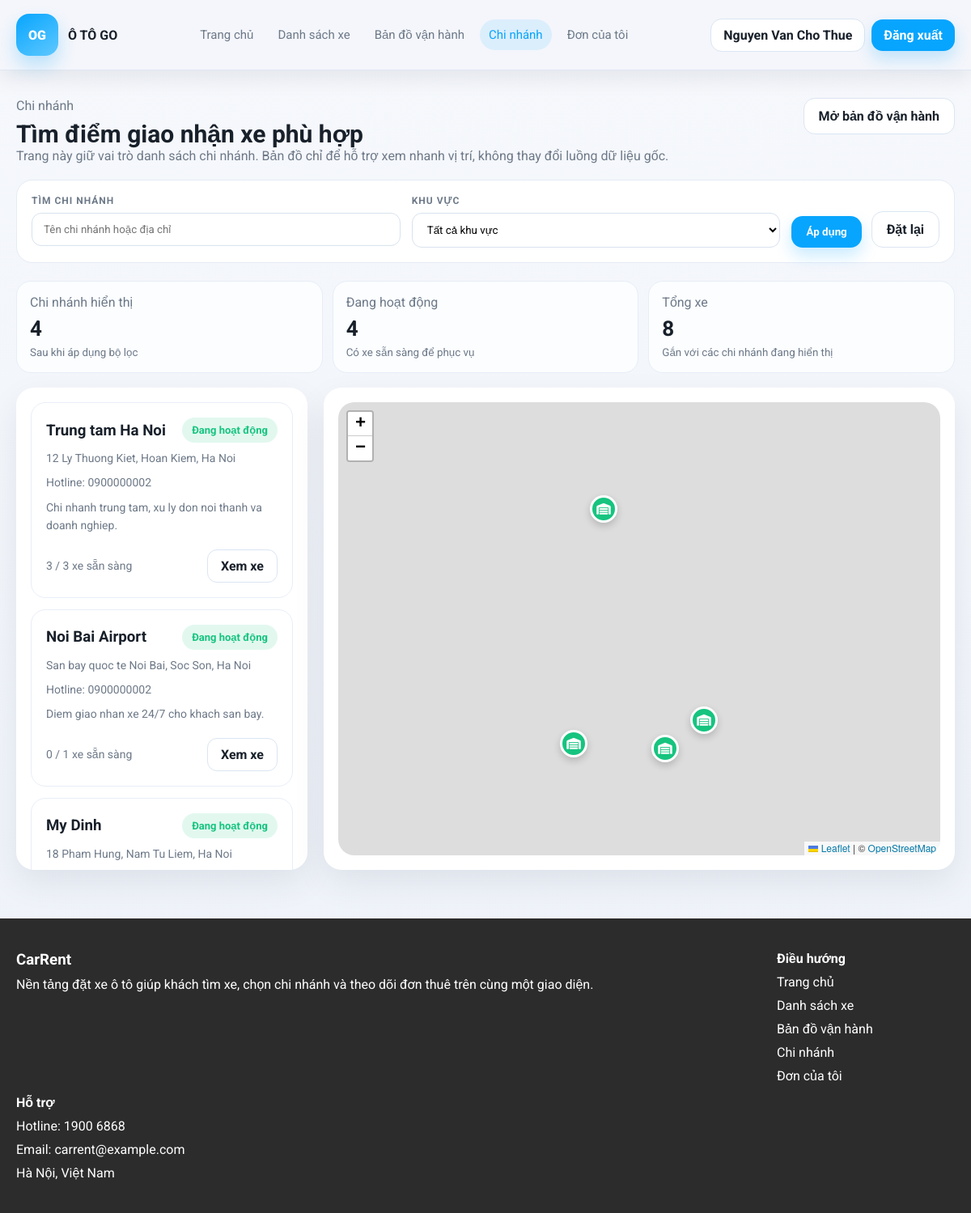
Page /index.php?chuyen_trang=chiNhanh (signed in) on the committed database.
### tables this page shows
CREATE TABLE nguoi_dung (
    id INT AUTO_INCREMENT PRIMARY KEY,
    ho_ten VARCHAR(150) NOT NULL,
    email VARCHAR(150) NOT NULL UNIQUE,
    mat_khau VARCHAR(255) NOT NULL,
    so_dien_thoai VARCHAR(20) DEFAULT NULL,
    dia_chi VARCHAR(255) DEFAULT NULL,
    cccd VARCHAR(20) DEFAULT NULL,
    vai_tro ENUM('admin', 'nguoi_cho_thue', 'khach_hang') NOT NULL DEFAULT 'khach_hang',
    created_at DATETIME DEFAULT CURRENT_TIMESTAMP
);

CREATE TABLE chi_nhanh (
    id INT AUTO_INCREMENT PRIMARY KEY,
    nguoi_cho_thue_id INT NOT NULL,
    ten_chi_nhanh VARCHAR(150) NOT NULL,
    dia_chi VARCHAR(255) NOT NULL,
    vi_do DECIMAL(10,7) NOT NULL,
    kinh_do DECIMAL(10,7) NOT NULL,
    mo_ta TEXT,
    created_at DATETIME DEFAULT CURRENT_TIMESTAMP,
    CONSTRAINT fk_chi_nhanh_nguoi_cho_thue FOREIGN KEY (nguoi_cho_thue_id) REFERENCES nguoi_dung(id) ON DELETE CASCADE
);

### includes/bootstrap.php (called while the page is built, shortened)
<?php
function esc($value)
{
    return htmlspecialchars((string) $value, ENT_QUOTES, "UTF-8");
}
?>

### branches/chiNhanh.php (the view, shortened to what this page needs)
<?php
$tuKhoaChiNhanh = trim($_GET["q"] ?? "");
$sqlChiNhanh = "SELECT
        c.*,
        n.so_dien_thoai,
        COUNT(x.id) AS tong_xe,
        SUM(CASE WHEN x.trang_thai = 'san_sang' THEN 1 ELSE 0 END) AS xe_san_sang
    FROM chi_nhanh c
    LEFT JOIN nguoi_dung n ON c.nguoi_cho_thue_id = n.id
    LEFT JOIN xe x ON x.chi_nhanh_id = c.id
    GROUP BY c.id
    ORDER BY c.id ASC";
$ketQuaChiNhanh = mysqli_query($conn, $sqlChiNhanh);
$danhSachChiNhanh = [];
$soChiNhanhHoatDong = 0;
$tongXeTheoLoc = 0;
while ($dongChiNhanh = mysqli_fetch_assoc($ketQuaChiNhanh)) {
    $tachDiaChi = array_values(array_filter(array_map("trim", explode(",", (string) $dongChiNhanh["dia_chi"]))));
    $khuVuc = $tachDiaChi ? $tachDiaChi[count($tachDiaChi) - 1] : "";
    $trangThai = (int) $dongChiNhanh["tong_xe"] > 0 ? "dang_hoat_dong" : "tam_ngung";
    $tenTrangThai = $trangThai;
    $mauTrangThai = "mau-xanh";
    if ($trangThai === "dang_hoat_dong") {
        $tenTrangThai = "Đang hoạt động";
        $mauTrangThai = "mau-xanh";
    } elseif ($trangThai === "tam_ngung") {
        $tenTrangThai = "Tạm ngưng";
        $mauTrangThai = "mau-xam";
    }
    if ($trangThai === "dang_hoat_dong") {
        $soChiNhanhHoatDong++;
    }
    $tongXeTheoLoc += (int) $dongChiNhanh["tong_xe"];
    $danhSachChiNhanh[] = [
        "id" => (int) $dongChiNhanh["id"],
        "ten" => $dongChiNhanh["ten_chi_nhanh"],
        "dia_chi" => $dongChiNhanh["dia_chi"],
        "mo_ta" => $dongChiNhanh["mo_ta"] ?? "",
        "so_dien_thoai" => $dongChiNhanh["so_dien_thoai"] ?? "",
        "vi_do" => $dongChiNhanh["vi_do"],
        "kinh_do" => $dongChiNhanh["kinh_do"],
        "khu_vuc" => $khuVuc,
        "trang_thai" => $trangThai,
        "nhan_trang_thai" => $tenTrangThai,
        "mau_trang_thai" => $mauTrangThai,
        "tong_xe" => (int) $dongChiNhanh["tong_xe"],
        "xe_san_sang" => (int) $dongChiNhanh["xe_san_sang"],
    ];
}
?>
<section class="khung-trang-chi-nhanh">
    <div class="main__content">
        <div class="dau-muc-chi-nhanh">
            <div>
                <p>Chi nhánh</p>
                <h2>Tìm điểm giao nhận xe phù hợp</h2>
                <p>Trang này giữ vai trò danh sách chi nhánh. Bản đồ chỉ để hỗ trợ xem nhanh vị trí, không thay đổi luồng dữ liệu gốc.</p>
            </div>
            <a class="nut-ban-do-chi-nhanh" href="./index.php?chuyen_trang=banDoVanHanh">Mở bản đồ vận hành</a>
        </div>
        <form class="hop-loc-chi-nhanh" method="get">
            <div class="o-loc-chi-nhanh">
                <label>Tìm chi nhánh</label>
                <input type="text" name="q" value="<?php echo esc($tuKhoaChiNhanh); ?>" placeholder="Tên chi nhánh hoặc địa chỉ">
            </div>
            <div class="o-loc-chi-nhanh">
                <label>Khu vực</label>
                <select name="khu_vuc">
                    <option value="">Tất cả khu vực</option>
                </select>
            </div>
            <div class="cum-nut-loc-chi-nhanh">
                <button class="nut-ap-dung-chi-nhanh" type="submit">Áp dụng</button>
                <a class="nut-dat-lai-chi-nhanh" href="./index.php?chuyen_trang=chiNhanh">Đặt lại</a>
            </div>
        </form>
        <div class="cum-thong-ke-chi-nhanh">
            <article class="o-thong-ke-chi-nhanh">
                <span>Chi nhánh hiển thị</span>
                <strong><?php echo esc(count($danhSachChiNhanh)); ?></strong>
                <small style="color: var(--muted-color);">Sau khi áp dụng bộ lọc</small>
            </article>
            <article class="o-thong-ke-chi-nhanh">
                <span>Đang hoạt động</span>
                <strong><?php echo esc($soChiNhanhHoatDong); ?></strong>
                <small style="color: var(--muted-color);">Có xe sẵn sàng để phục vụ</small>
            </article>
            <article class="o-thong-ke-chi-nhanh">
                <span>Tổng xe</span>
                <strong><?php echo esc($tongXeTheoLoc); ?></strong>
                <small style="color: var(--muted-color);">Gắn với các chi nhánh đang hiển thị</small>
            </article>
        </div>
        <div class="khung-noi-dung-chi-nhanh">
            <div class="cot-danh-sach-chi-nhanh">
                <?php if (!$danhSachChiNhanh): ?>
                    <div class="ghi-chu-trong">Không tìm thấy chi nhánh phù hợp.</div>
                <?php else: ?>
                    <?php foreach ($danhSachChiNhanh as $dongChiNhanh): ?>
                        <article
                            class="the-chi-nhanh"
                            data-chi-nhanh-map="1"
                            <?php if ($dongChiNhanh["vi_do"] !== null && $dongChiNhanh["kinh_do"] !== null): ?>
                                data-lat="<?php echo esc($dongChiNhanh["vi_do"]); ?>"
                                data-lng="<?php echo esc($dongChiNhanh["kinh_do"]); ?>"
                                data-title="<?php echo esc($dongChiNhanh["ten"]); ?>"
                                data-address="<?php echo esc($dongChiNhanh["dia_chi"]); ?>"
                            <?php endif; ?>
                        >
                            <div class="dong-ten-chi-nhanh">
                                <h3><?php echo esc($dongChiNhanh["ten"]); ?></h3>
                                <span class="nhan-trang-thai-chi-nhanh <?php echo esc($dongChiNhanh["mau_trang_thai"]); ?>"><?php echo esc($dongChiNhanh["nhan_trang_thai"]); ?></span>
                            </div>
                            <div class="dong-phu-chi-nhanh"><?php echo esc($dongChiNhanh["dia_chi"]); ?></div>
                            <?php if ($dongChiNhanh["so_dien_thoai"] !== ""): ?>
                                <div class="dong-phu-chi-nhanh">Hotline: <?php echo esc($dongChiNhanh["so_dien_thoai"]); ?></div>
                            <?php endif; ?>
                            <div class="dong-phu-chi-nhanh"><?php echo esc($dongChiNhanh["mo_ta"] ?: "Chi nhánh giao nhận xe trong hệ thống."); ?></div>
                            <div class="chan-the-chi-nhanh">
                                <span class="dong-phu-chi-nhanh" style="margin-top:0;"><?php echo esc($dongChiNhanh["xe_san_sang"]); ?> / <?php echo esc($dongChiNhanh["tong_xe"]); ?> xe sẵn sàng</span>
                                <a class="nut-xem-xe-chi-nhanh" href="./index.php?chuyen_trang=danhSachXe&chi_nhanh_id=<?php echo (int) $dongChiNhanh["id"]; ?>">Xem xe</a>
                            </div>
                        </article>
                    <?php endforeach; ?>
                <?php endif; ?>
            </div>
            <div class="cot-ban-do-chi-nhanh">
                <?php if ($danhSachChiNhanh): ?>
                    <div id="branchMap"></div>
                <?php else: ?>
                    <div class="ghi-chu-trong">Không có dữ liệu chi nhánh để hiển thị trên bản đồ.</div>
                <?php endif; ?>
            </div>
        </div>
    </div>
</section>

### includes/header.php (shortened to what this page needs)
<?php
$nguoiDungDangNhap = null;
$trangDangMo = $chuyenTrang ?? ($_GET["chuyen_trang"] ?? "trangChu");
if (isset($_SESSION["idNguoiDung"])) {
    $idNguoiDung = (int) $_SESSION["idNguoiDung"];
    $sqlLayNguoiDung = "SELECT * FROM nguoi_dung WHERE id = $idNguoiDung LIMIT 1";
    $ketQuaLayNguoiDung = mysqli_query($conn, $sqlLayNguoiDung);
    if ($ketQuaLayNguoiDung && mysqli_num_rows($ketQuaLayNguoiDung) > 0) {
        $nguoiDungDangNhap = mysqli_fetch_assoc($ketQuaLayNguoiDung);
    }
}
?>
<!DOCTYPE html>
<html lang="vi">
<head>
    <link rel="stylesheet" href="https://cdnjs.cloudflare.com/ajax/libs/font-awesome/6.5.2/css/all.min.css">
    <link
      rel="stylesheet"
      href="https://unpkg.com/leaflet@1.9.4/dist/leaflet.css"
    >
    <link rel="stylesheet" href="./assets/css/style.css">
</head>
<body>
    <header class="khung-menu-chinh">
        <div class="main__content">
            <div class="noi-dung-menu">
                <a href="./index.php?chuyen_trang=trangChu" class="thuong-hieu-trang">
                    <div class="logo-thuong-hieu">OG</div>
                    <div class="chu-thuong-hieu">
                        <strong>Ô TÔ GO</strong>
                    </div>
                </a>
                <nav class="cum-link-menu">
                    <a class="<?php echo $trangDangMo === "trangChu" ? "dang-mo" : ""; ?>" href="./index.php?chuyen_trang=trangChu">Trang chủ</a>
                    <a class="<?php echo $trangDangMo === "danhSachXe" ? "dang-mo" : ""; ?>" href="./index.php?chuyen_trang=danhSachXe">Danh sách xe</a>
                    <a class="<?php echo $trangDangMo === "banDoVanHanh" ? "dang-mo" : ""; ?>" href="./index.php?chuyen_trang=banDoVanHanh">Bản đồ vận hành</a>
                    <a class="<?php echo $trangDangMo === "chiNhanh" ? "dang-mo" : ""; ?>" href="./index.php?chuyen_trang=chiNhanh">Chi nhánh</a>
                    <a class="<?php echo $trangDangMo === "donCuaToi" ? "dang-mo" : ""; ?>" href="./index.php?chuyen_trang=donCuaToi">Đơn của tôi</a>
                </nav>
                <div class="cum-nut-menu">
                    <?php if ($nguoiDungDangNhap): ?>
                        <a class="nut-phu-trang" href="./index.php?chuyen_trang=taiKhoan"><?php echo esc($nguoiDungDangNhap["ho_ten"]); ?></a>
                        <a class="nut-trang-chu" href="./auth/dangXuat.php">Đăng xuất</a>
                    <?php else: ?>
                        <a class="nut-phu-trang" href="./auth/dangNhap.php">Đăng nhập</a>
                        <a class="nut-trang-chu" href="./auth/dangKy.php">Đăng ký</a>
                    <?php endif; ?>
                </div>
            </div>
        </div>
    </header>
    <main>

### assets/css/style.css (style rules this page uses)
:root { --primary-color: #07a5fe; --primary-dark: #0588d0; --dark-color: #2c2c2c; --bg-color: #f4f6fb; --card-color: #ffffff; --line-color: #dfe5f0; --text-color: #18202a; --muted-color: #6d7988; --warning-color: #ff9f43; --success-color: #16c47f; --danger-color: #ff5f5f; --info-color: #3a86ff; }
* { box-sizing: border-box; }
html { scroll-behavior: smooth; }
body { margin: 0; font-family: "Roboto", sans-serif; background: linear-gradient(180deg, #f6f8fc 0%, #edf2f9 100%); color: var(--text-color); }
a { color: inherit; text-decoration: none; }
button, input, select, textarea { font-family: inherit; }
button { border: 0; cursor: pointer; }
.main__content { width: min(1180px, calc(100vw - 40px)); margin: 0 auto; }
.leaflet-container { cursor: grab; user-select: none; }
.leaflet-container:active, .leaflet-grab, .leaflet-dragging .leaflet-container { cursor: grabbing; }

### includes/header.php (style rules this page uses)
:root { --primary-color: #07a5fe; --primary-dark: #0588d0; --dark-color: #2c2c2c; --bg-color: #f4f6fb; --card-color: #ffffff; --line-color: #dfe5f0; --text-color: #18202a; --muted-color: #6d7988; --warning-color: #ff9f43; --success-color: #16c47f; --danger-color: #ff5f5f; --info-color: #3a86ff; }
* { box-sizing: border-box; }
html { scroll-behavior: smooth; }
body { margin: 0; font-family: "Roboto", sans-serif; background: linear-gradient(180deg, #f6f8fc 0%, #edf2f9 100%); color: var(--text-color); }
a { color: inherit; text-decoration: none; }
button, input, select, textarea { font-family: inherit; }
button { border: 0; cursor: pointer; }
.main__content { width: min(1180px, calc(100vw - 40px)); margin: 0 auto; }
.khung-menu-chinh { position: sticky; top: 0; z-index: 1200; background: #f4f6fb; border-bottom: 1px solid rgba(223, 229, 240, 0.9); box-shadow: 0 10px 24px rgba(17, 31, 53, 0.08); }
.noi-dung-menu { min-height: 86px; display: grid; grid-template-columns: auto minmax(0, 1fr) auto; align-items: center; column-gap: 14px; }
.thuong-hieu-trang { display: flex; align-items: center; gap: 12px; flex: 0 0 auto; }
.logo-thuong-hieu { width: 52px; height: 52px; border-radius: 16px; display: grid; place-items: center; background: linear-gradient(145deg, var(--primary-color), #5fc8ff); color: #ffffff; font-weight: 900; box-shadow: 0 12px 22px rgba(7, 165, 254, 0.24); }
.chu-thuong-hieu strong { display: block; font-size: 16px; }
.chu-thuong-hieu { max-width: 190px; }
.cum-link-menu, .cum-nut-menu { display: flex; gap: 8px; align-items: center; flex-wrap: nowrap; }
.cum-link-menu { width: 100%; justify-content: center; min-width: 0; }
.cum-link-menu a { flex: 0 0 auto; padding: 10px 11px; border-radius: 999px; color: var(--muted-color); white-space: nowrap; font-size: 15px; }
.cum-link-menu a:hover, .cum-link-menu a.dang-mo { color: var(--primary-color); background: rgba(7, 165, 254, 0.1); }
.nut-trang-chu, .nut-phu-trang { display: inline-flex; align-items: center; justify-content: center; padding: 10px 15px; border-radius: 14px; font-weight: 700; white-space: nowrap; }
.nut-trang-chu { background: var(--primary-color); color: #ffffff; box-shadow: 0 10px 20px rgba(7, 165, 254, 0.22); }
.nut-phu-trang { background: #ffffff; color: var(--text-color); border: 1px solid #dbe5f2; }
.cum-nut-menu { justify-self: end; }

### rows in the picture
nguoi_dung: ho_ten "Nguyen Van Cho Thue"
chi_nhanh: ten_chi_nhanh "Trung tam Ha Noi", nhan_trang_thai "Đang hoạt động", dia_chi "12 Ly Thuong Kiet, Hoan Kiem, Ha Noi", nguoi_cho_thue.so_dien_thoai "0900000002", mo_ta "Chi nhanh trung tam, xu ly don noi thanh va doanh nghiep.", xe_san_sang "3", tong_xe "3"
chi_nhanh: ten_chi_nhanh "Noi Bai Airport", nhan_trang_thai "Đang hoạt động", dia_chi "San bay quoc te Noi Bai, Soc Son, Ha Noi", nguoi_cho_thue.so_dien_thoai "0900000002", mo_ta "Diem giao nhan xe 24/7 cho khach san bay.", xe_san_sang "0", tong_xe "1"
chi_nhanh: ten_chi_nhanh "My Dinh", nhan_trang_thai "Đang hoạt động", dia_chi "18 Pham Hung, Nam Tu Liem, Ha Noi"

### other values in the picture
count($danhSachChiNhanh) "4"
$soChiNhanhHoatDong "4"
$tongXeTheoLoc "8"
